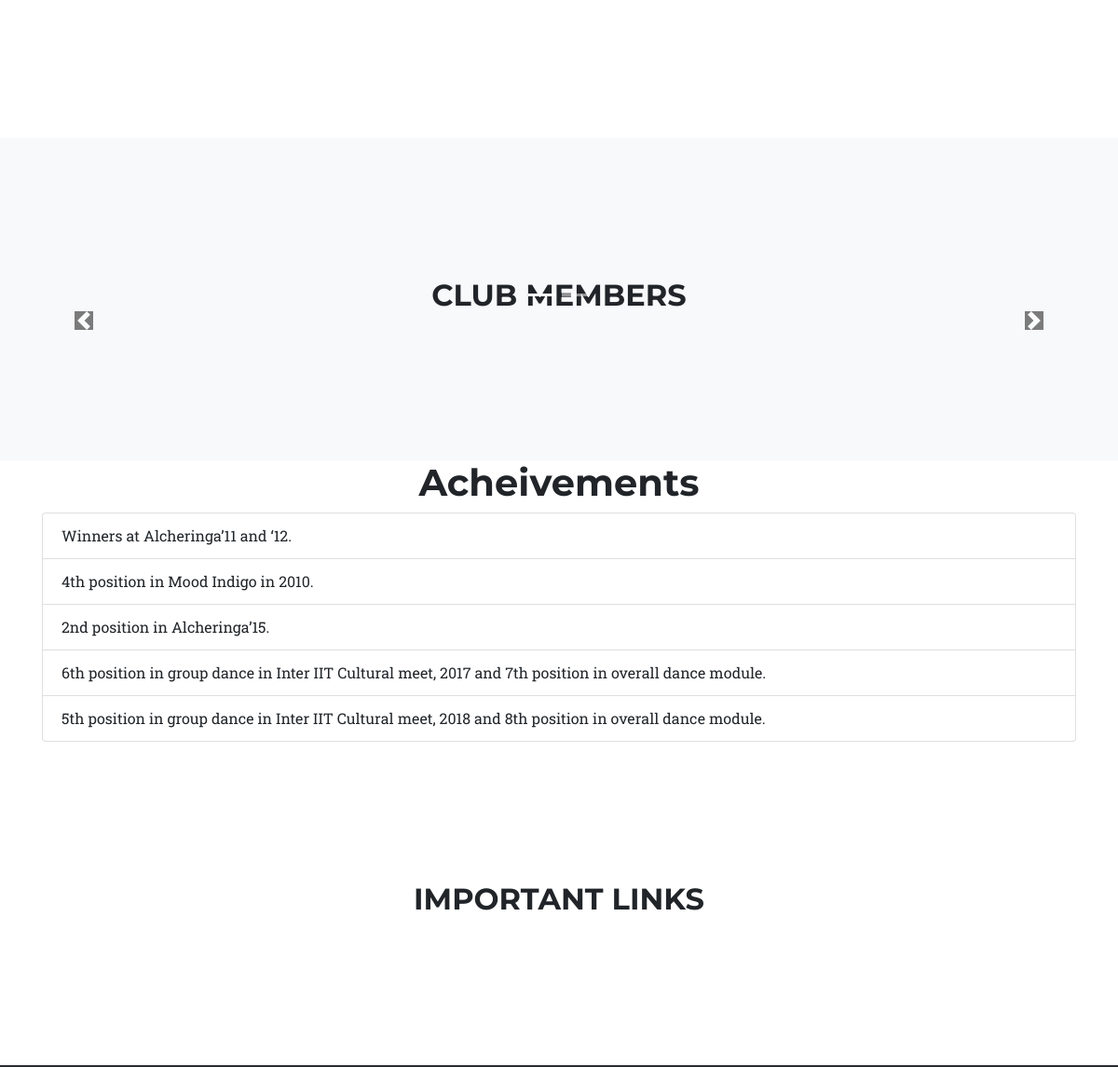
/clubs/cadence/ (middle part), run on an earlier commit of the app's database.
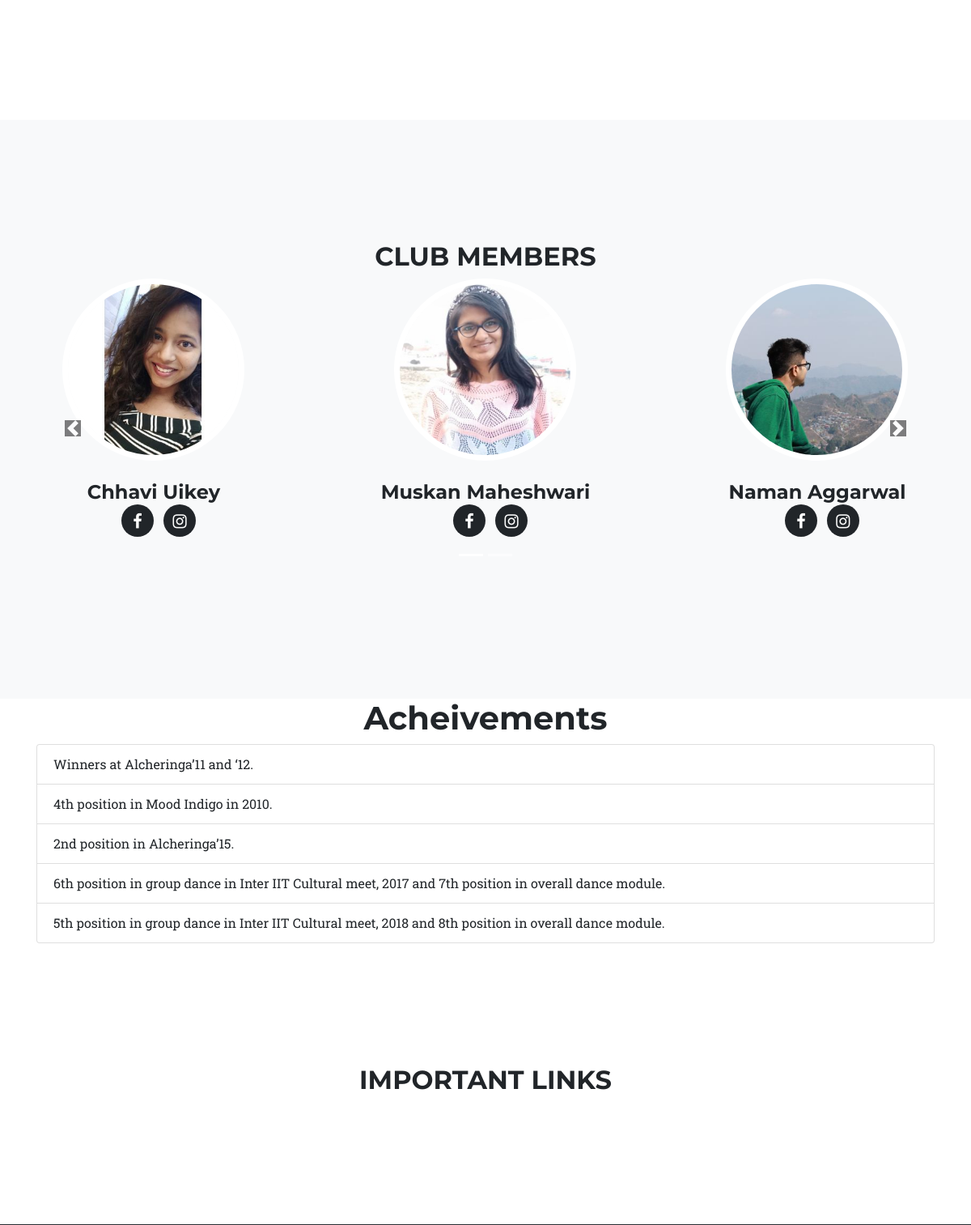
And on a later commit of the database.
### cadence/models.py (models this page shows)
class Acheivement(models.Model):
    acheivement = models.CharField(max_length=500)

class Club_Member(models.Model):
    image1 = models.FileField(blank=True, null=True)
    name1 = models.CharField(max_length=100, blank=True, null=True)
    facebook1 = models.CharField(max_length=100, blank=True, null=True)
    instagram1 = models.CharField(max_length=100, blank=True, null=True)
    image2 = models.FileField(blank=True, null=True)
    name2 = models.CharField(max_length=100, blank=True, null=True)
    facebook2 = models.CharField(max_length=100, blank=True, null=True)
    instagram2 = models.CharField(max_length=100, blank=True, null=True)
    image3 = models.FileField(blank=True, null=True)
    name3 = models.CharField(max_length=100, blank=True, null=True)
    facebook3 = models.CharField(max_length=100, blank=True, null=True)
    instagram3 = models.CharField(max_length=100, blank=True, null=True)

### cadence/views.py (the view)
# urls.py: re_path(r'', views.cadence, name='clubs_cadence'),
def cadence(request):
    secy = Club_sec.objects.all()
    images = Gallery.objects.all()
    videos = Youtube.objects.all()
    members = Club_Member.objects.all()
    acheivements = Acheivement.objects.all()
    links = Imp_Link.objects.all()
    context = {
        'secy': secy,
        'images': images,
        'videos': videos,
        'memb': members,
        'acheivements': acheivements,
        'links': links,
    }
    return render(request, 'cadence.html', context)

### cadence/templates/cadence.html (shortened to what this page needs)
{% load staticfiles %}
<!DOCTYPE html>
<html>
<head>
    <link rel="stylesheet" href="{% static 'cadence/bootstrap/css/bootstrap.min.css' %}">
    <link rel="stylesheet" href="{% static 'cadence/fonts/font-awesome.min.css' %}">
    <link rel="stylesheet" href="{% static 'cadence/fonts/ionicons.min.css' %}">
    <link rel="stylesheet" href="{% static 'cadence/css/Footer-Dark.css' %}">
    <link rel="stylesheet" href="{% static 'cadence/css/Article-List.css' %}">
    <link rel="stylesheet" href="https://cdnjs.cloudflare.com/ajax/libs/animate.css/3.5.2/animate.min.css">
    <link rel="stylesheet" href="https://unpkg.com/@bootstrapstudio/bootstrap-better-nav/dist/bootstrap-better-nav.min.css">
    <link rel="stylesheet" href="{% static 'cadence/css/Team-Boxed.css' %}">
</head>
<body id="page-top">
    <section id="videos">
</section>
    <section id="team" class="bg-light">
    <div class="container">
        <div class="row">
            <div class="col-lg-12 text-center">
                <h2 class="text-uppercase">Club Members</h2>
            </div>
        </div>
    </div>
    <div class="carousel slide" data-ride="carousel" id="teamcarousel">
        <div class="carousel-inner" role="listbox">
            {% for m in memb %}
            {% if forloop.counter == 1 %}
                <div class="carousel-item active">
            {% else %}
                <div class="carousel-item">
            {% endif %}
                <div class="row">
                    <div class="col-sm-4">
                        <div class="team-member"><img class="rounded-circle mx-auto" src="{{ m.image1.url }}">
                            <h4>{{ m.name1 }}</h4>
                            <ul class="list-inline social-buttons">
                                <li class="list-inline-item"><a href="{{ m.facebook1 }}"><i class="fa fa-facebook"></i></a></li>
                                <li class="list-inline-item"><a href="{{ m.instagram1 }}"><i class="fa fa-instagram"></i></a></li>
                            </ul>
                        </div>
                    </div>
                    <div class="col-sm-4">
                        <div class="team-member"><img class="rounded-circle mx-auto" src="{{ m.image2.url }}">
                            <h4>{{ m.name2 }}</h4>
                            <ul class="list-inline social-buttons">
                                <li class="list-inline-item"><a href="{{ m.facebook2 }}"><i class="fa fa-facebook"></i></a></li>
                                <li class="list-inline-item"><a href="{{ m.instagram2 }}"><i class="fa fa-instagram"></i></a></li>
                            </ul>
                        </div>
                    </div>
                    <div class="col-sm-4">
                        <div class="team-member"><img class="rounded-circle mx-auto" src="{{ m.image3.url }}">
                            <h4>{{ m.name3 }}</h4>
                            <ul class="list-inline social-buttons">
                                <li class="list-inline-item"><a href="{{ m.facebook3 }}"><i class="fa fa-facebook"></i></a></li>
                                <li class="list-inline-item"><a href="{{ m.instagram3 }}"><i class="fa fa-instagram"></i></a></li>
                            </ul>
                        </div>
                    </div>
                </div>
            </div>
            {% endfor %}
            </div>
        <div><a class="carousel-control-prev" href="#teamcarousel" role="button" data-slide="prev"><span class="carousel-control-prev-icon" style="background-color: #000000;"></span><span class="sr-only">Previous</span></a><a class="carousel-control-next" href="#teamcarousel" role="button"
                data-slide="next"><span class="carousel-control-next-icon" style="background-color: #000000;"></span><span class="sr-only">Next</span></a></div>
        <ol class="carousel-indicators">
            <li data-target="#teamcarousel" data-slide-to="0" class="active"></li>
            <li data-target="#teamcarousel" data-slide-to="1"></li>
        </ol>
    </div>
</section>
    <div id="acheivements" style="height: auto;">
        <div class="container" style="height: auto;">
            <div class="row">
                <div class="col-md-12">
                    <h1 class="text-center">Acheivements</h1>
                </div>
            </div>
            <div class="row" style="height: auto;">
                <div class="col" style="height: auto;">
                    <ul class="list-group">
                        {% for ac in acheivements %}
                            <li class="list-group-item"><span>{{ ac.acheivement }}</span></li>
                        {% endfor %}
                    </ul>
                </div>
            </div>
        </div>
    </div>
    <section id="imp" style="background-image:url('cadence/img/map-image.png');">
        <div class="container">
            <div class="row">
                <div class="col-lg-12 text-center">
                    <h2 class="text-uppercase">Important Links</h2>
                </div>
            </div>
        </div>
    </section>
</body>
</html>

What changed in the data, as far as the page shows it:
added Club_Member: image1 (picture), name1 "Chhavi Uikey", image2 (picture), name2 "Muskan Maheshwari", image3 (picture), name3 "Naman Aggarwal"
